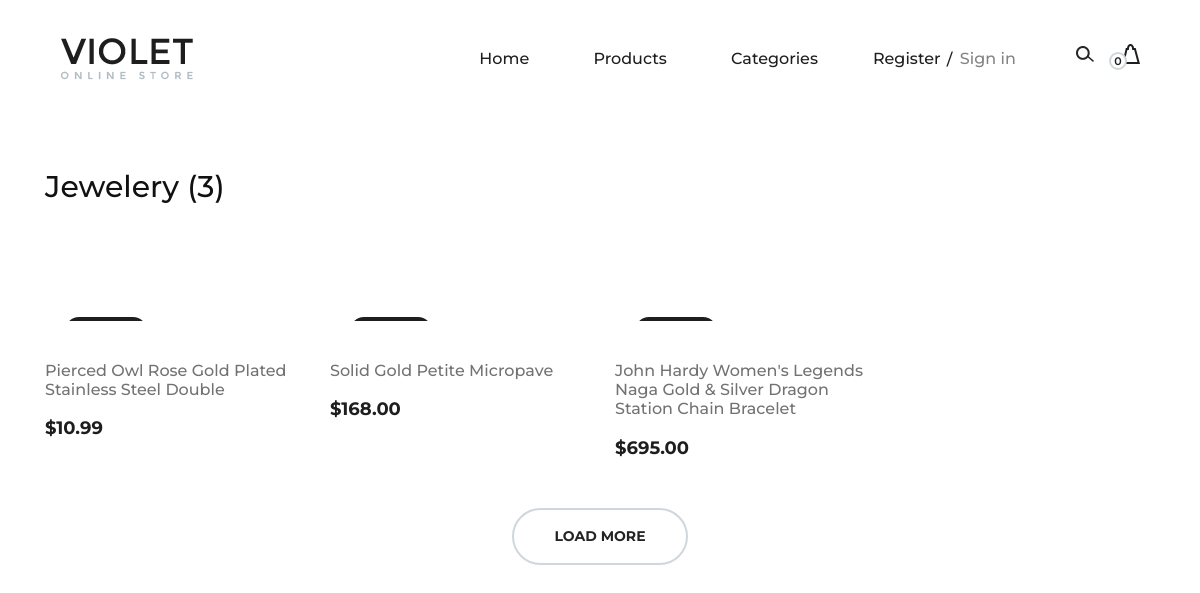
Screenshot of /category-details/jewelery/ with the database file from the repository.
### product/models.py (models this page shows, shortened)
class Category(models.Model):
    title = models.CharField(max_length=150, unique=True)
    slug = models.SlugField(unique=True, max_length=150)
    featured = models.BooleanField(default=False)
    created_date = models.DateTimeField(auto_now_add=True)
    class Meta:
        ordering = ['title']
    def __str__(self) -> str:
        return self.title

class Product(models.Model):
    category = models.ForeignKey(Category, related_name='products', on_delete=models.CASCADE)
    title = models.CharField(max_length=150, unique=True)
    slug = models.SlugField(unique=True, max_length=150)
    featured = models.BooleanField(default=False)
    price = models.DecimalField(max_digits=8, decimal_places=2)
    thumbnail = models.URLField()
    in_stock = models.BooleanField(default=True)
    description = models.TextField(null=True, blank=True, default='N/A')
    created_date = models.DateTimeField(auto_now_add=True)
    updated_date = models.DateTimeField(auto_now=True)
    class Meta:
        ordering = ['-id']

### product/views.py (the view)
# urls.py: path('category-details/<str:slug>/', CategorytDetails.as_view(), name='category-details'),
class CategorytDetails(generic.DetailView):
    model = Category
    template_name = 'product/category-details.html'
    slug_url_kwarg = 'slug'
    def get_context_data(self, **kwargs):
        context = super().get_context_data(**kwargs)
        context['products'] = self.get_object().products.all()
        return context

### cart/carts.py (called while the page is built)
    def __len__(self):
        return len(list(self.cart.keys()))

### cart/context_processors.py (called while the page is built)
def cart(request):
    return {"cart":Cart(request)}

### product/context_processors.py (called while the page is built)
def categories(request):
    return {"categories":Category.objects.all()}

### templates/product/category-details.html (shortened to what this page needs)
{% extends '../base.html' %}
{% load static %}
{% block content %}
    {% if products.count > 0 %}
    <section class="page-add">
        <div class="container">
            <div class="row">
                <div class="col-lg-4">
                    <div class="page-breadcrumb">
                        <h3>{{ category.title|title }} ({{ products.count }})</h3>
                    </div>
                </div>
            </div>
        </div>
    </section>
    {% endif %}
    <section class="categories-page spad">
        <div class="container">
            {% if products.count > 0 %}
            <div class="row">
                {% for product in products %}
                <div class="col-lg-3 col-md-6">
                    <div class="single-product-item">
                        <a href="{% url 'product-details' product.slug %}">
                            <figure>
                                <div class="p-status">{{ product.category }}</div>
                            </figure>
                        </a>
                        <div class="product-text">
                            <a href="{% url 'product-details' product.slug %}">
                                <h6>{{ product.title|title }}</h6>
                            </a>
                            <p>${{ product.price }}</p>
                        </div>
                    </div>
                </div>
                {% endfor %}
            </div>
            <div class="more-product">
                <div class="row">
                    <div class="col-lg-12 text-center">
                        <a href="#" class="primary-btn">Load More</a>
                    </div>
                </div>
            </div>
            {% else %}
            {% include '../no-result.html' %}
            {% endif %}
        </div>
    </section>
{% endblock content %}

### static/css/style.css (style rules this page uses)
html, body { height: 100%; font-family: "Montserrat", sans-serif; -webkit-font-smoothing: antialiased; font-smoothing: antialiased; background: none; }
h1, h2, h3, h4, h5, h6 { margin: 0; color: #111111; font-weight: 500; font-family: "Montserrat", sans-serif; }
h3 { font-size: 30px; }
h6 { font-size: 16px; }
p { font-size: 15px; color: #7b7b7b; font-weight: 400; line-height: 1.6; font-family: "Montserrat", sans-serif; margin: 0 0 15px 0; }
.spad { padding-top: 100px; padding-bottom: 100px; }
.primary-btn { color: #fff; display: inline-block; font-size: 14px; font-weight: 600; padding: 16px 40px; border: 2px solid #fff; border-radius: 50px; text-transform: uppercase; }
.single-product-item { margin-bottom: 30px; }
.single-product-item figure { margin-bottom: 40px; position: relative; overflow: hidden; }
.single-product-item figure .p-status { position: absolute; left: 20px; top: 20px; padding: 5px 16px; font-size: 12px; background: #1e1e1e; color: #fff; border-radius: 50px; }
.single-product-item .product-text { text-align: center; }
.single-product-item .product-text h6 { color: #727272; margin-bottom: 15px; }
.single-product-item .product-text p { color: #1e1e1e; font-size: 18px; font-weight: 700; margin-bottom: 0; }
.page-add { padding-top: 31px; margin-bottom: 92px; }
.page-add .page-breadcrumb { padding-top: 34px; }
.categories-page { padding-top: 0; }
.categories-page .single-product-item figure { position: relative; z-index: 1; }
.categories-page .single-product-item figure:after { position: absolute; left: 0; top: 0; height: 100%; width: 100%; background: #000000; content: ""; opacity: 0; -webkit-transition: all 0.3s; transition: all 0.3s; }
.categories-page .single-product-item figure .p-status { z-index: 99; }
.categories-page .single-product-item .product-text { text-align: left; display: block; }
.categories-page .single-product-item .product-text a { display: block; }
.more-product { margin-top: 16px; }
.more-product .primary-btn { color: #242424; border-color: #D0D7DB; font-weight: 700; }

### rows the page displays
Category: title "Jewelery"
Product: title "Pierced Owl Rose Gold Plated Stainless Steel Double", price "10.99"
Product: title "Solid Gold Petite Micropave", price "168.00"
Product: title "John Hardy Women's Legends Naga Gold & Silver Dragon Station Chain Bracelet", price "695.00"

### other values shown
{{ cart|length }} "0"
{{ products.count }} "3"
